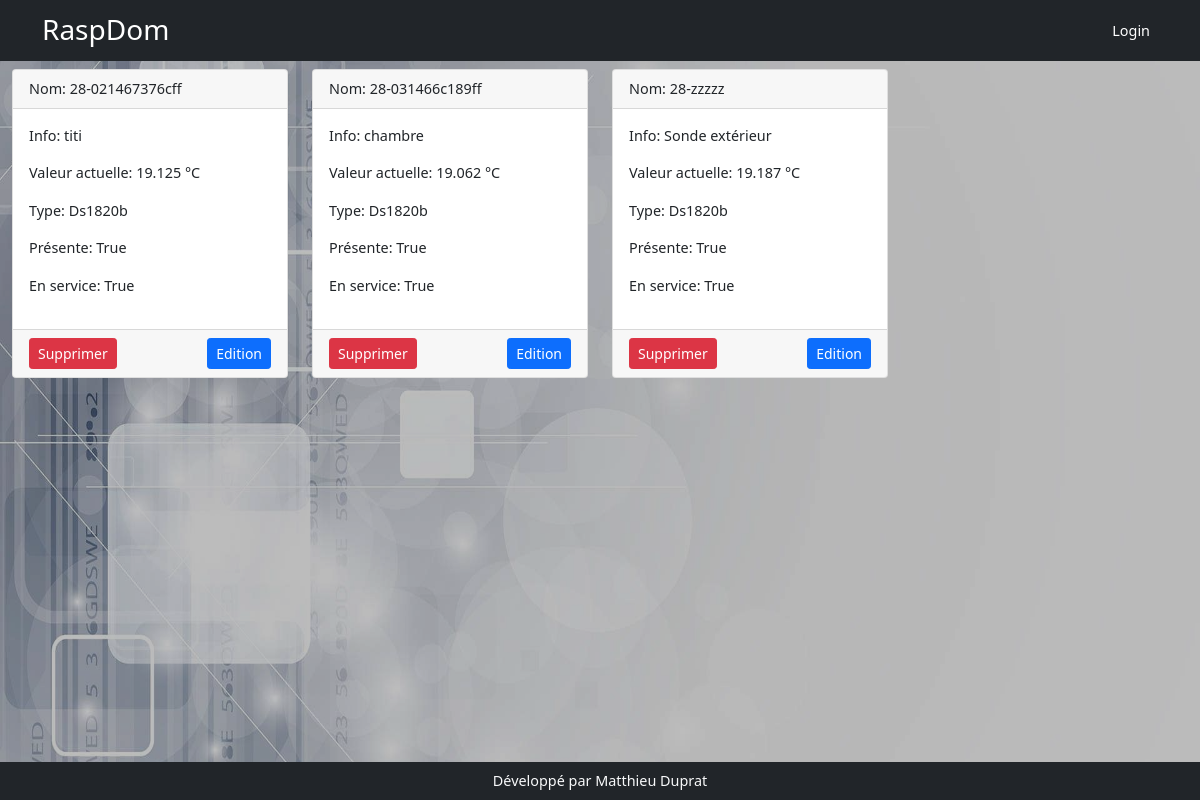
Page /sondes on the earlier database version.
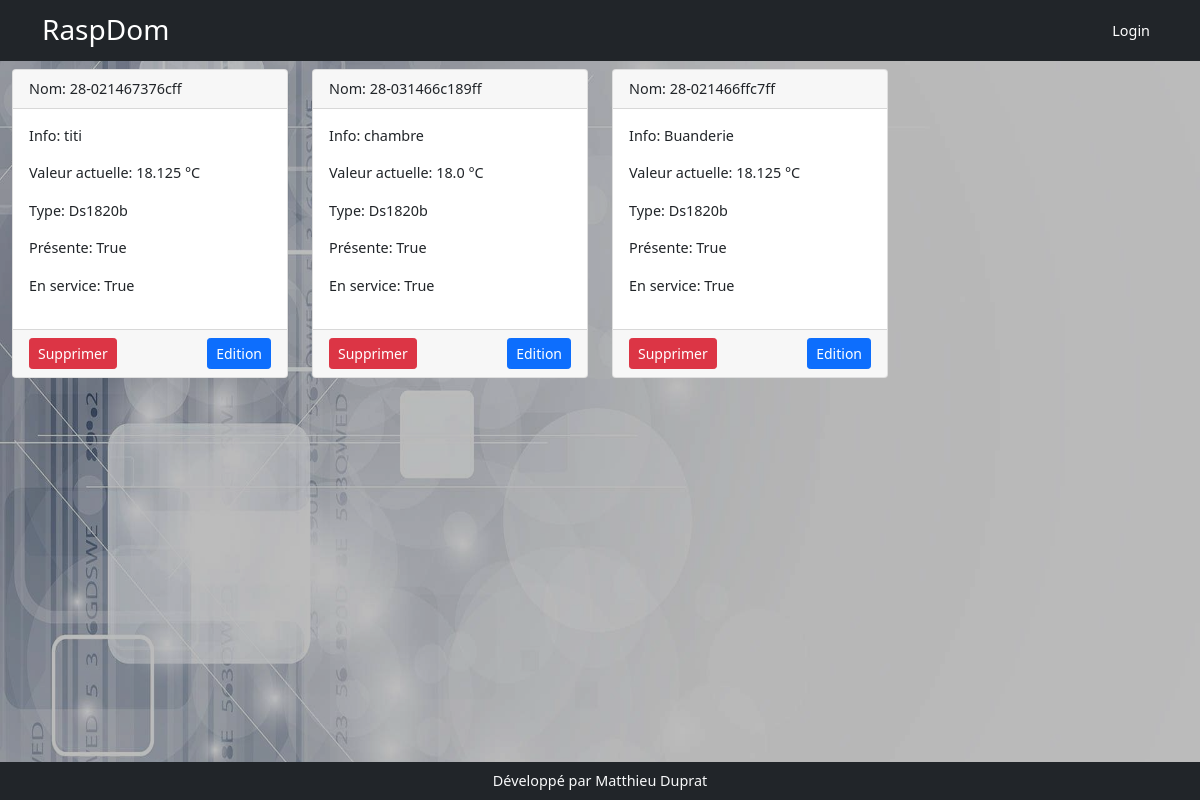
Same page on the later database version.
### models.py (models this page shows)
class Sonde(db.Model):
    id = db.Column(db.Integer, primary_key=True)
    nom = db.Column(db.String(200))
    min = db.Column(db.Float())
    max = db.Column(db.Float())
    unite = db.Column(db.String(20), default='')
    present = db.Column(db.Boolean(),default=False)
    appareil = db.relationship('Appareil', backref='appareil_sonde', lazy=True)
    en_service = db.Column(db.Boolean(), default=False)
    info = db.Column(db.String(200))
    chemin = db.Column(db.String(200))
    type_sonde = db.Column(db.String(20))
    sonde_valeur_id = db.relationship('ValeurSonde', backref='sonde_valeur', uselist=False, lazy=True, cascade="delete")

class ValeurSonde(db.Model):
    id = db.Column(db.Integer, primary_key=True)
    valeur = db.Column(db.Float())
    sonde_id = db.Column(db.Integer, db.ForeignKey('sonde.id'), nullable=False)

### app.py (the view)
@app.route('/sondes')
def sondes():
    sondes = Sonde.query.all()
    return render_template('sonde/sonde.html', sondes=sondes)

### templates/sonde/sonde.html (shortened to what this page needs)
{% extends 'base.html' %}
{% block content %}
<div class="row row-cols-1 row-cols-md-4 g-4">
        {% for ds1820b in sondes %}
    <div class="col">
        <div class="card">
            <div class="card-header">Nom:  {{ds1820b.nom}}</div>
            <div class="card-body">
                <p>Info: {{ds1820b.info}}</p>
                <p> Valeur actuelle: {{ds1820b.sonde_valeur_id.valeur}} °C</p>
                <p>Type: {{ds1820b.type_sonde}}</p>
                <p>Présente: {{ds1820b.present}}</p>
                <p>En service: {{ds1820b.en_service}}</p>
            </div>
            <div class="card-footer text-end d-flex justify-content-between">
                <form action="{{url_for('api_delete_sonde')}}" method="post">
                    <input type="submit" value="Supprimer" class="btn btn-sm btn-danger">
                </form>
               <a class="btn btn-sm btn-primary" href="{{url_for('edit_sonde',sonde_id=ds1820b.id)}}">Edition</a>
            </div>
        </div> </div>
    {% endfor %}
</div>
{% endblock %}

Differences in the rows shown:
removed Sonde: nom "28-zzzzz", info "Sonde extérieur", sonde_valeur_id.valeur "19.187", type_sonde "Ds1820b", present "True", en_service "True"
changed Sonde "28-021467376cff": sonde_valeur_id.valeur "19.125" → "18.125"
changed through a linked row, Sonde "28-031466c189ff": sonde_valeur_id.valeur "19.062" → "18.0"
added Sonde: nom "28-021466ffc7ff", info "Buanderie", sonde_valeur_id.valeur "18.125", type_sonde "Ds1820b", present "True", en_service "True"
